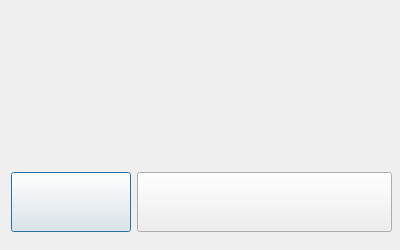
<?xml version="1.0" encoding="UTF-8"?>
<ui version="4.0">
 <class>mymessage</class>
 <widget class="QDialog" name="mymessage">
  <property name="geometry">
   <rect>
    <x>0</x>
    <y>0</y>
    <width>400</width>
    <height>250</height>
   </rect>
  </property>
  <property name="minimumSize">
   <size>
    <width>400</width>
    <height>250</height>
   </size>
  </property>
  <property name="maximumSize">
   <size>
    <width>400</width>
    <height>250</height>
   </size>
  </property>
  <property name="windowTitle">
   <string>warning</string>
  </property>
  <widget class="QLabel" name="promptLabel">
   <property name="geometry">
    <rect>
     <x>110</x>
     <y>10</y>
     <width>165</width>
     <height>43</height>
    </rect>
   </property>
   <property name="text">
    <string/>
   </property>
  </widget>
  <widget class="QWidget" name="">
   <property name="geometry">
    <rect>
     <x>10</x>
     <y>60</y>
     <width>381</width>
     <height>98</height>
    </rect>
   </property>
   <layout class="QHBoxLayout" name="horizontalLayout">
    <item>
     <widget class="QLabel" name="imageLabel">
      <property name="enabled">
       <bool>true</bool>
      </property>
      <property name="minimumSize">
       <size>
        <width>96</width>
        <height>96</height>
       </size>
      </property>
      <property name="maximumSize">
       <size>
        <width>96</width>
        <height>96</height>
       </size>
      </property>
      <property name="layoutDirection">
       <enum>Qt::LeftToRight</enum>
      </property>
      <property name="midLineWidth">
       <number>0</number>
      </property>
      <property name="text">
       <string/>
      </property>
     </widget>
    </item>
    <item>
     <widget class="QLabel" name="wordLabel">
      <property name="text">
       <string/>
      </property>
     </widget>
    </item>
   </layout>
  </widget>
  <widget class="QWidget" name="">
   <property name="geometry">
    <rect>
     <x>11</x>
     <y>171</y>
     <width>381</width>
     <height>62</height>
    </rect>
   </property>
   <layout class="QHBoxLayout" name="horizontalLayout_2">
    <property name="sizeConstraint">
     <enum>QLayout::SetDefaultConstraint</enum>
    </property>
    <item>
     <widget class="QPushButton" name="okBtn">
      <property name="minimumSize">
       <size>
        <width>120</width>
        <height>60</height>
       </size>
      </property>
      <property name="maximumSize">
       <size>
        <width>120</width>
        <height>60</height>
       </size>
      </property>
      <property name="text">
       <string/>
      </property>
     </widget>
    </item>
    <item>
     <widget class="QPushButton" name="cancelBtn">
      <property name="minimumSize">
       <size>
        <width>120</width>
        <height>60</height>
       </size>
      </property>
      <property name="text">
       <string/>
      </property>
     </widget>
    </item>
   </layout>
  </widget>
 </widget>
 <resources/>
 <connections/>
</ui>
